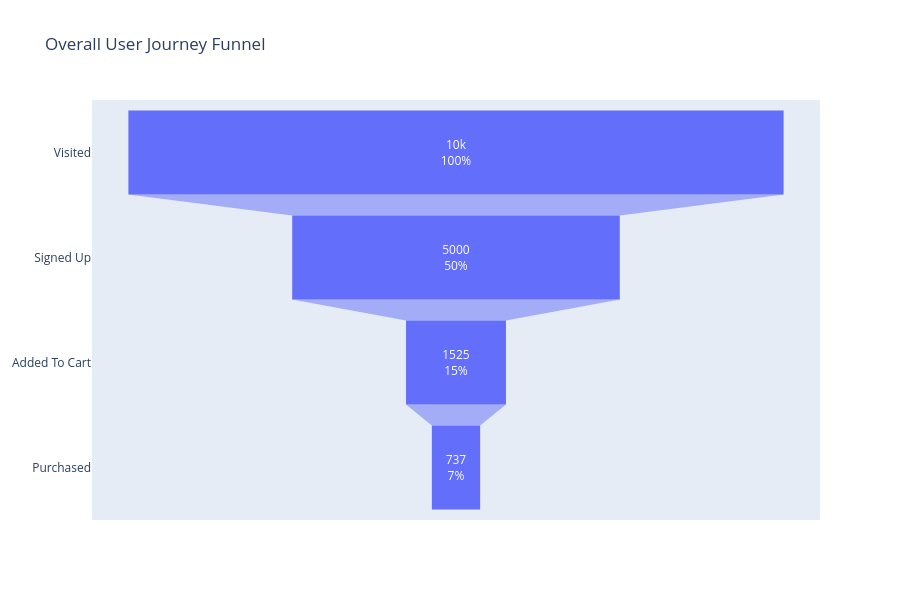

Source (notebook cell):
### Markdown cell above
# Interactive KPI Visualizations

Plotly provides interactive charts with:

- Hover tooltips
- Zooming
- Filtering
- Better presentation quality

These charts are ideal for dashboards and stakeholder presentations.

### Code cell
fig = go.Figure(
    go.Funnel(
        y=[
            "Visited",
            "Signed Up",
            "Added To Cart",
            "Purchased"
        ],
        x=[
            visited,
            signed_up,
            cart,
            purchased
        ],
        textinfo="value+percent initial"
    )
)

fig.update_layout(
    title="Overall User Journey Funnel",
    height=600
)

fig.show()

### Figure 1 — Plotly figure (JSON) as saved in the notebook; plotly's stock layout.template omitted (floating-point values rounded to 4 significant figures)
{"data": [{"textinfo": "value+percent initial", "type": "funnel", "x": [10000, 5000, 1525, 737], "y": ["Visited", "Signed Up", "Added To Cart", "Purchased"]}], "layout": {"height": 600, "title": {"text": "Overall User Journey Funnel"}}}
